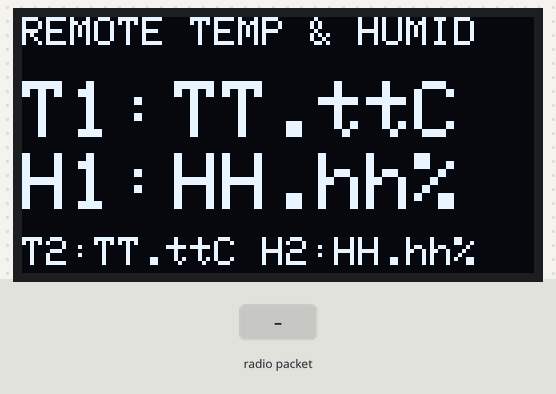
Bench run of a sketch on a simulated ESP32. On the bench: 128×64 one-colour display. The test bench sets the inputs (shaded band). No radio packets arrive unless stated; what the sketch prints to the serial monitor is not drawn.

Above: at 1.3 s.
1.4 s: radio packet "1" arrives
At 4.0 s:
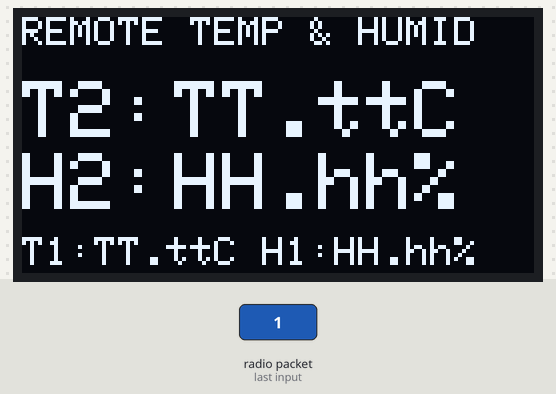
At 19.6 s:
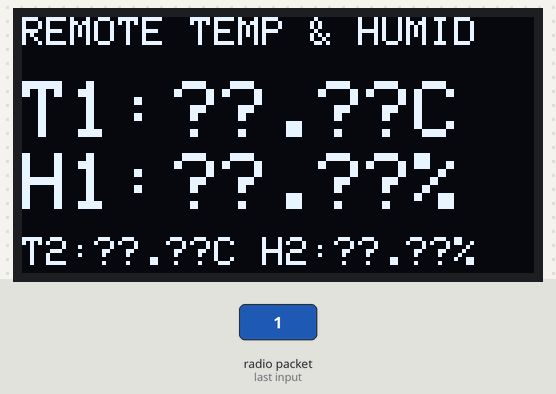
Timing chart, 0 to 19.9 s (numbered marks = the images above; inputs shaded):
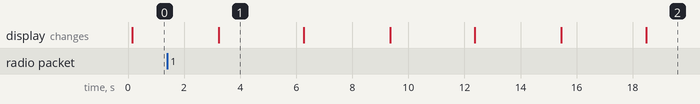

Measured:
- what the display in image 1 shows lasts 3.1 s, from 3.2 s to 6.3 s

The sketch:

LoRaServer.ino
```cpp
 /*
  LoRa Multi-Sensor Temperature and Humidity Monitor - Controller
  lora-temp-humid-control.ino
  Central Controller for LoRa Temperature and Humidity Monitor
  Uses ESP32, RFM95W LoRa & SSD1306 I2C OLED Display
  Displays Temperature and Humidity readings from remote sensors
  Requires LoRa Library by Sandeep Mistry - https://github.com/sandeepmistry/arduino-LoRa
  Requires Adafruit GFX and SSD1306 libraries


*/

// Include required libraries
#include <SPI.h>
#include <LoRa.h>
#include <Wire.h>
#include <Adafruit_GFX.h>
#include <Adafruit_SSD1306.h>

// Define the pins used by the LoRa module
const int csPin = 5;      // LoRa radio chip select
const int resetPin = 14;  // LoRa radio reset
const int irqPin = 2;     // Must be a hardware interrupt pin

// Source and sensorAddress1 addresses
byte localAddress = 0x01;    // Address of this device (Controller = 0x01)
byte sensorAddress1 = 0xAA;  // Address of Sensor 1
//byte sensorAddress2 = 0xBB;  // Address of Sensor 2

// OLED parameters
#define SCREEN_WIDTH 128     // OLED display width, in pixels
#define SCREEN_HEIGHT 64     // OLED display height, in pixels
#define OLED_RESET -1        // Reset pin # (or -1 if sharing Arduino reset pin)
#define SCREEN_ADDRESS 0x3C  // Change if required

// Define display object
Adafruit_SSD1306 display(SCREEN_WIDTH, SCREEN_HEIGHT, &Wire, OLED_RESET);

// Remote temperature and humidity variables
// Data variable
String remoteData1 = "TT.tt:HH.hh";
String remoteData2 = "TT.tt:HH.hh";

// Sensor 1
String remoteTemp1;
String remoteHumid1;
// Sensor 2
String remoteTemp2;
String remoteHumid2;

// Remote sensor time variables
unsigned long currentActive1 = millis();
unsigned long currentActive2 = millis();
const long checkInterval = 12500;  // 12.5 second sensor check interval

// Outgoing Message counter
byte msgCount = 0;

// FUNCTION newDisplay() - Refresh the display with new data
void newDisplay(String temp1, String humid1, String temp2, String humid2, int displayOrder) {

  // Print display header
  display.clearDisplay();
  display.setTextColor(WHITE);
  display.setTextSize(1);
  display.setCursor(0, 0);
  display.print("REMOTE TEMP & HUMID");

  // If displayOrder = 1 then reverse display order

  if (displayOrder == 1) {

    // Remote Sensor 2 is first

    display.setTextSize(2);
    display.setCursor(0, 16);
    display.print("T2: ");
    display.setCursor(38, 16);
    display.print(temp2);
    display.print("C");

    display.setCursor(0, 34);
    display.print("H2: ");
    display.setCursor(38, 34);
    display.print(humid2);
    display.print("%");

    // Node 1 in smaller font

    display.setTextSize(1);

    display.setCursor(0, 55);
    display.print("T1: ");
    display.setCursor(18, 55);
    display.print(temp1);
    display.print("C");

    display.setCursor(60, 55);
    display.print("H1: ");
    display.setCursor(78, 55);
    display.print(humid1);
    display.print("%");

  } else {

    // Remote Sensor 1 1 is first

    display.setTextSize(2);
    display.setCursor(0, 16);
    display.print("T1: ");
    display.setCursor(38, 16);
    display.print(temp1);
    display.print("C");

    display.setCursor(0, 34);
    display.print("H1: ");
    display.setCursor(38, 34);
    display.print(humid1);
    display.print("%");

    // Node 2 in smaller font

    display.setTextSize(1);

    display.setCursor(0, 55);
    display.print("T2: ");
    display.setCursor(18, 55);
    display.print(temp2);
    display.print("C");

    display.setCursor(60, 55);
    display.print("H2: ");
    display.setCursor(78, 55);
    display.print(humid2);
    display.print("%");
  }

  display.display();
}

// FUNCTION getValue() - Extract value from delimited string
String getValue(String data, char separator, int index) {
  int found = 0;
  int strIndex[] = { 0, -1 };
  int maxIndex = data.length() - 1;

  for (int i = 0; i <= maxIndex && found <= index; i++) {
    if (data.charAt(i) == separator || i == maxIndex) {
      found++;
      strIndex[0] = strIndex[1] + 1;
      strIndex[1] = (i == maxIndex) ? i + 1 : i;
    }
  }
  return found > index ? data.substring(strIndex[0], strIndex[1]) : "";
}

// FUNCTION onReceive() - Receive call-back function
void onReceive(int packetSize) {
  if (packetSize == 0) return;  // if there's no packet, return

  // read packet header bytes:
  int recipient = LoRa.read();        // recipient address
  byte sender = LoRa.read();          // sender address
  byte incomingMsgId = LoRa.read();   // incoming msg ID
  byte incomingLength = LoRa.read();  // incoming msg length

  String incoming = "";  // payload of packet

  while (LoRa.available()) {        // can't use readString() in callback, so
    incoming += (char)LoRa.read();  // add bytes one by one
  }

  if (incomingLength != incoming.length()) {  // check length for error
    Serial.println("error: message length does not match length");
    return;  // skip rest of function
  }

  // if the recipient isn't this device
  if (recipient != localAddress) {
    Serial.println("This message is not for me.");
    return;  // skip rest of function
  }

  // Determine sender, then update data variables and time stamps
  if (sender == sensorAddress1) {
    //Remote Sensor 1
    remoteData1 = incoming;
    currentActive1 = millis();
  } /*else if (sender == sensorAddress2) {
    //Remote Sensor 2
    remoteData2 = incoming;
    currentActive2 = millis();
  }*/
}

// FUNCTION sendMessage() - Send LoRa Packet
void sendMessage(String outgoing, byte target) {
  LoRa.beginPacket();             // start packet
  LoRa.write(target);             // add sensorAddress1 address
  LoRa.write(localAddress);       // add sender address
  LoRa.write(msgCount);           // add message ID
  LoRa.write(outgoing.length());  // add payload length
  LoRa.print(outgoing);           // add payload
  LoRa.endPacket();               // finish packet and send it
  msgCount++;                     // increment message ID
}

// FUNCTION  getValues() - get the temperature and humidity values from the data variables
void getValues() {
  // Check to see if sensors have reported in recently
  // Get current timestamp value
  unsigned long currentMillis = millis();

  // See if we have exceeded the check interval time limit
  // Sensor 1
  if (currentMillis - currentActive1 <= checkInterval) {
    // Data is good, extract temp ahd humid
    remoteTemp1 = getValue(remoteData1, ':', 0);   // Remote 1 Temperature
    remoteHumid1 = getValue(remoteData1, ':', 1);  // Remote 1 Humidity
  } else {
    remoteTemp1 = "??.??";
    remoteHumid1 = "??.??";
  }
  // Sensor 2
  if (currentMillis - currentActive2 <= checkInterval) {
    // Data is good, extract temp ahd humid
    remoteTemp2 = getValue(remoteData2, ':', 0);   // Remote 1 Temperature
    remoteHumid2 = getValue(remoteData2, ':', 1);  // Remote 1 Humidity
  } else {
    remoteTemp2 = "??.??";
    remoteHumid2 = "??.??";
  }
}

void setup() {
  Serial.begin(9600);
  while (!Serial)
    ;

  // SSD1306_SWITCHCAPVCC = generate display voltage from 3.3V internally
  if (!display.begin(SSD1306_SWITCHCAPVCC, SCREEN_ADDRESS)) {
    Serial.println(F("SSD1306 allocation failed"));
    for (;;)
      ;  // Don't proceed, loop forever
  }

  // Clear the display buffer
  display.clearDisplay();
  display.display();

  // Refresh OLED
  newDisplay("XX.XX", "XX.XX", "XX.XX", "XX.XX", 0);

  // Setup LoRa module
  LoRa.setPins(csPin, resetPin, irqPin);

  Serial.println("LoRa Receiver Test");

  // Start LoRa module at local frequency
  // 433E6 for Asia
  // 866E6 for Europe
  // 915E6 for North America

  if (!LoRa.begin(433E6)) {
    Serial.println("Starting LoRa failed!");
    while (1)
      ;
  }

  LoRa.onReceive(onReceive);
  LoRa.receive();
  Serial.println("LoRa init succeeded.");
}

void loop() {

  // Get latest data values
  getValues();

  Serial.print("Temp 1: ");
  Serial.print(remoteTemp1);
  Serial.print(" - Humid 1: ");
  Serial.println(remoteHumid1);

  Serial.print("Temp 2: ");
  Serial.print(remoteTemp2);
  Serial.print(" - Humid 2: ");
  Serial.println(remoteHumid2);

  // Update OLED
  newDisplay(remoteTemp1, remoteHumid1, remoteTemp2, remoteHumid2, 0);

  // Delay 3 seconds to hold display
  delay(3000);

  // Send message to remote 1
  String outMsg1 = "";
  outMsg1 = outMsg1 + msgCount;
  sendMessage(outMsg1, sensorAddress1);

  // Place LoRa back into Receive Mode
  LoRa.receive();

  // Refresh the data values
  getValues();

  // Update OLED - reverse display
  newDisplay(remoteTemp1, remoteHumid1, remoteTemp2, remoteHumid2, 1);

  // Delay 3 seconds to hold display
  delay(3000);

  // Send message to remote 2
  String outMsg2 = "";
  outMsg2 = outMsg2 + msgCount;
  //sendMessage(outMsg2, sensorAddress2);

  // Place LoRa back into Receive Mode
  LoRa.receive();
}
```
